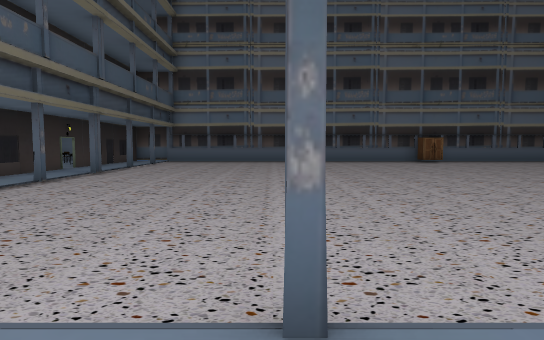
view 1 (above)

24 first-person views from a walk through a 3-D level made in the Unity game engine. The camera is 1.5 m above the floor, tilts 4° down and sees 75° across. The floor is counted in squares, 2.27 m on a side. Each view is taken from the middle of a square. On the plan, view 1 faces up. The plan holds only what a view shows up to about 10 squares ahead; the rest is blank. The player is left out. Door leaves are left out, so doorways stand open.

view 2
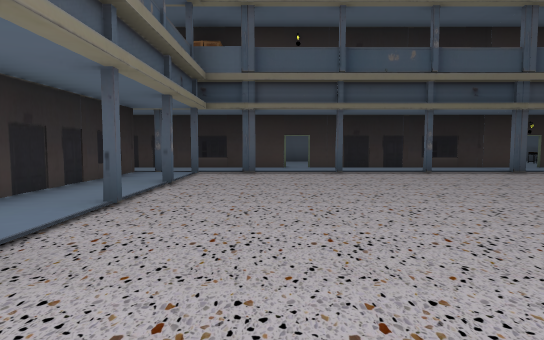

view 3
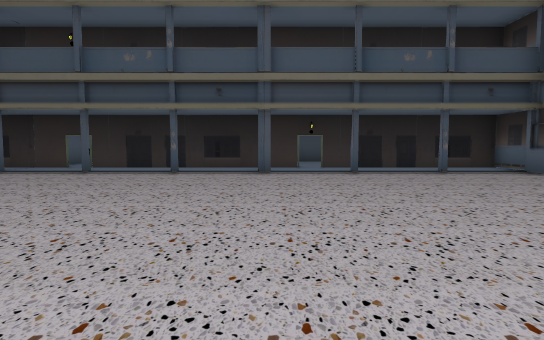

view 4
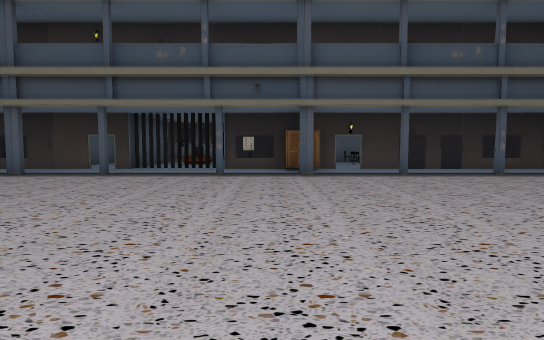

view 5
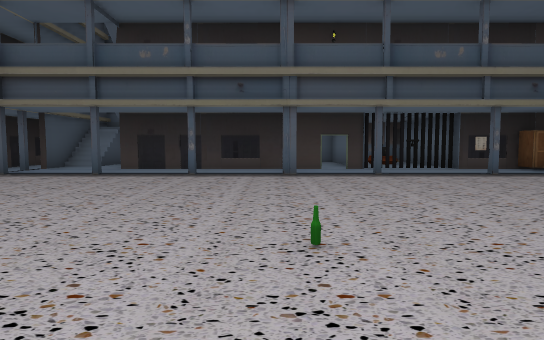

view 6
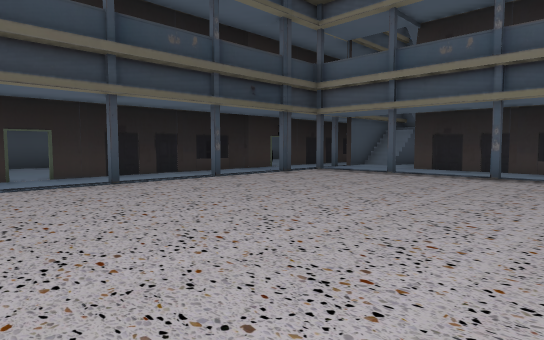

view 7
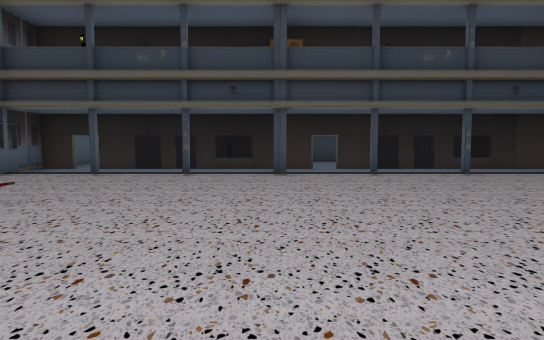

view 8
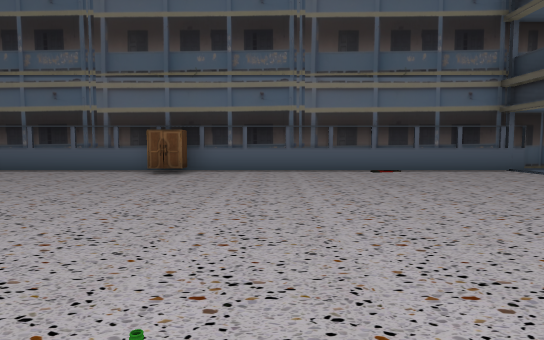

view 9
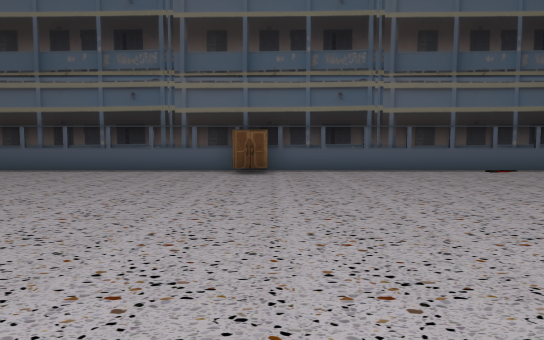

view 10
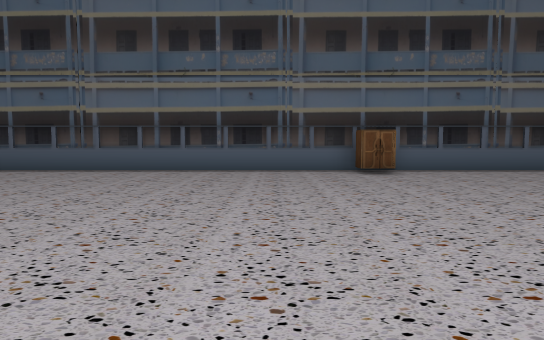

view 11
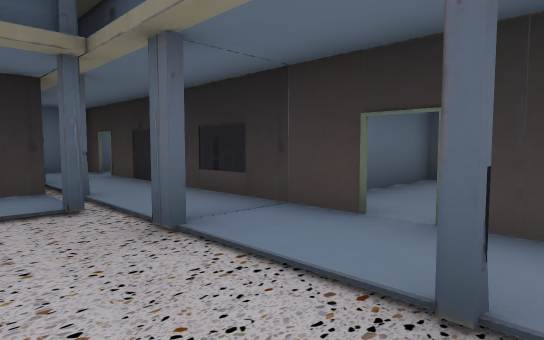

view 12
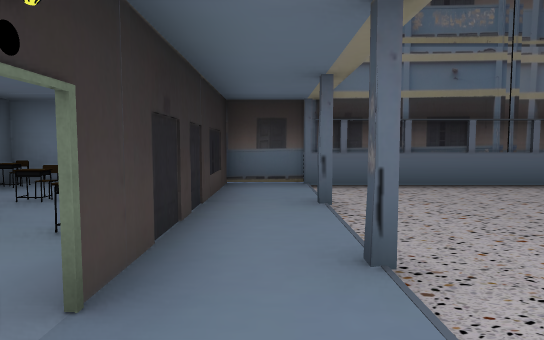

view 13
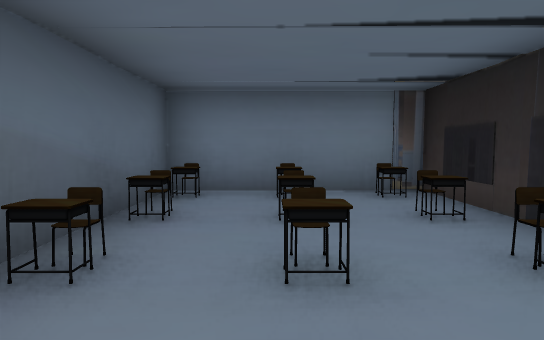

view 14
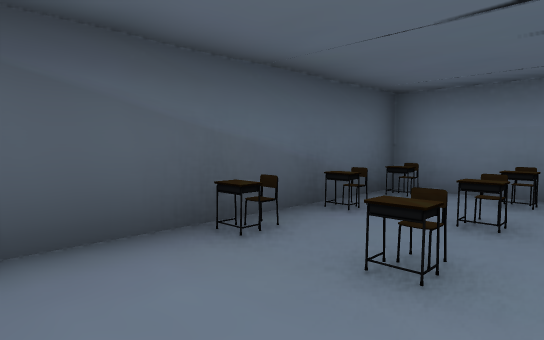

view 15
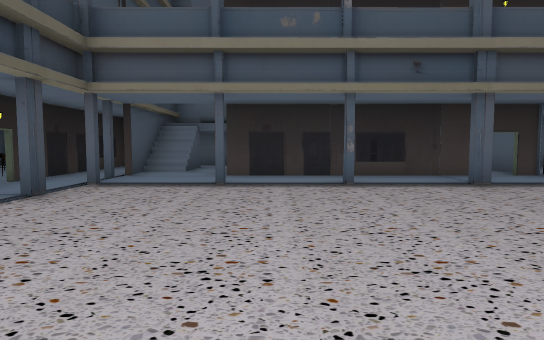

view 16
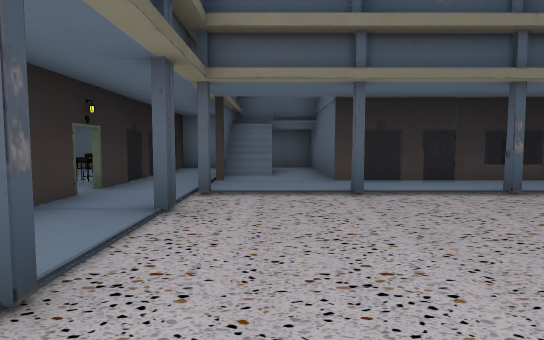

view 17
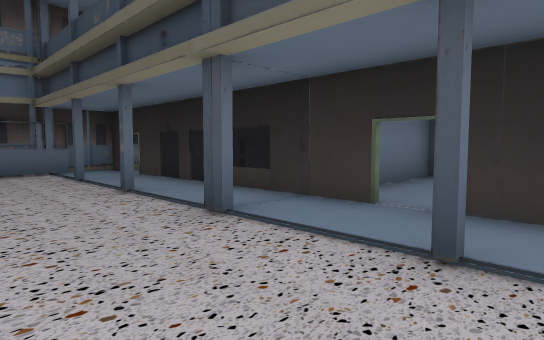

view 18
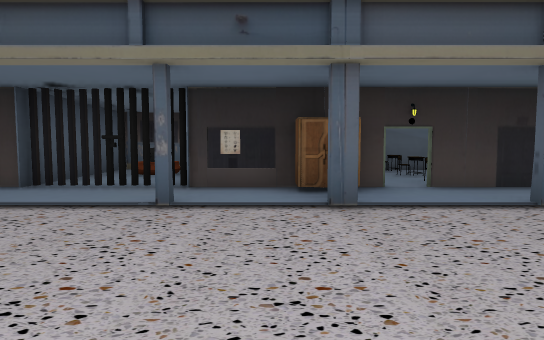

view 19
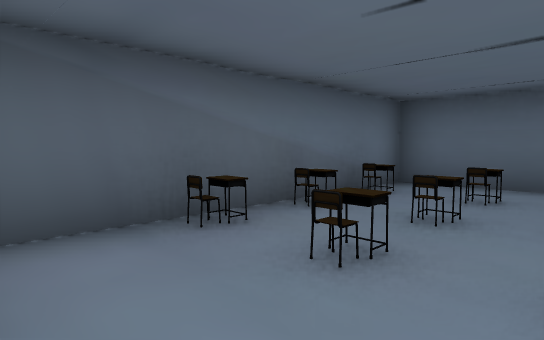

view 20
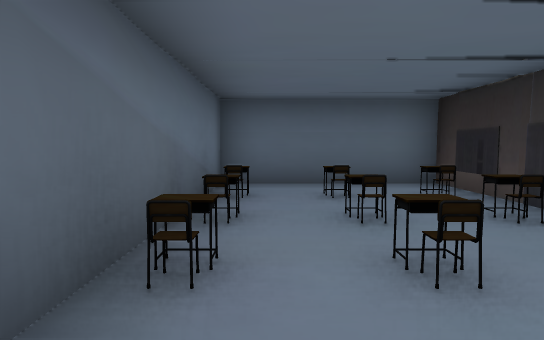

view 21
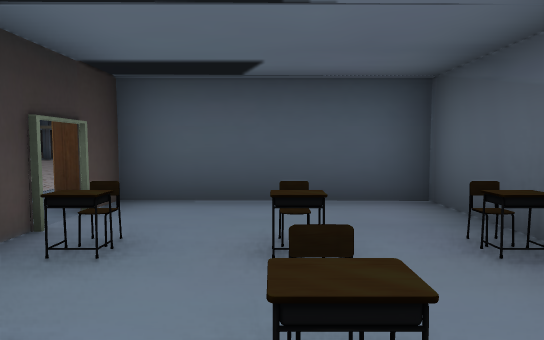

view 22
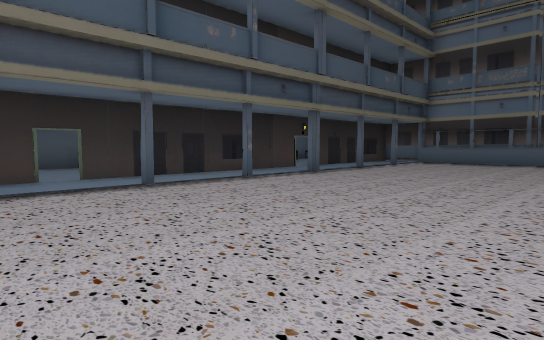

view 23
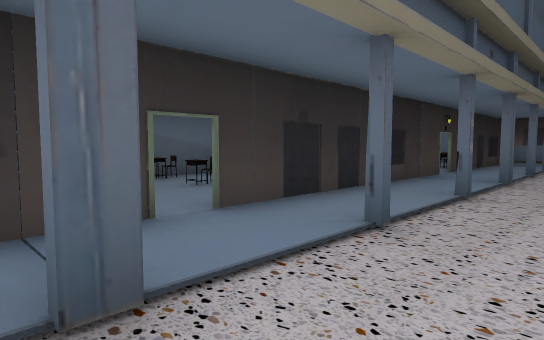

view 24
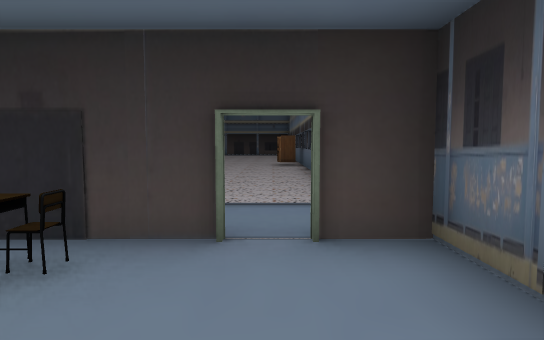

### Floor plan
Key: @ floor where view 1 was taken; # wall or solid block; x gap in a wall; . floor; D open door; O other object.
Columns run from 10 left of view 1 to 20 right of it. Each row starts with its distance up from view 1.
 16    ####                   ##
 15 ###.#.###########O#########..
 14 #OO.O.....................DD..
 13 #OOxO.#...................#O.
 12 #OO.O......................O
 11 #...#.#..................#.
 10 #...D......................
  9     #.#...................#####
  8      .....................D
  7 #   #.#............O......D
  6 #    .....................#
  5 #OO #.#...................#
  4 # ..D.....................#
  3 # . D..................... #
  2 #####.#..................###
  1      .....#..........#.#..DD
  0      .###D@DO##OODD#.....#.O
 -1      .#O# O..##  # #####.#
 -2     D.#O.OO..#         ###
 -3     D.#O.OO..#           ## OO
 -4     ##########            #  ##

Where each view was taken, in squares from view 1:
view 1: 0 up, 0 right, facing up
view 2: 3 up, 4 right, facing left
view 3: 9 up, 4 right, facing left
view 4: 9 up, 3 right, facing down
view 5: 9 up, 9 right, facing down
view 6: 9 up, 9 right, facing down-right
view 7: 9 up, 7 right, facing right
view 8: 6 up, 9 right, facing up
view 9: 6 up, 7 right, facing up
view 10: 6 up, 4 right, facing up
view 11: 5 up, 3 left, facing down-left
view 12: 9 up, 5 left, facing up
view 13: 10 up, 8 left, facing up
view 14: 10 up, 7 left, facing up-left
view 15: 7 up, 12 right, facing down
view 16: 6 up, 14 right, facing down
view 17: 6 up, 13 right, facing up-right
view 18: 5 up, 3 right, facing down
view 19: 1 down, 2 right, facing down-left
view 20: 3 down, 2 right, facing left
view 21: 2 down, 2 left, facing right
view 22: 2 up, 1 right, facing up-left
view 23: 2 up, 3 left, facing up-left
view 24: 14 up, 19 right, facing left
